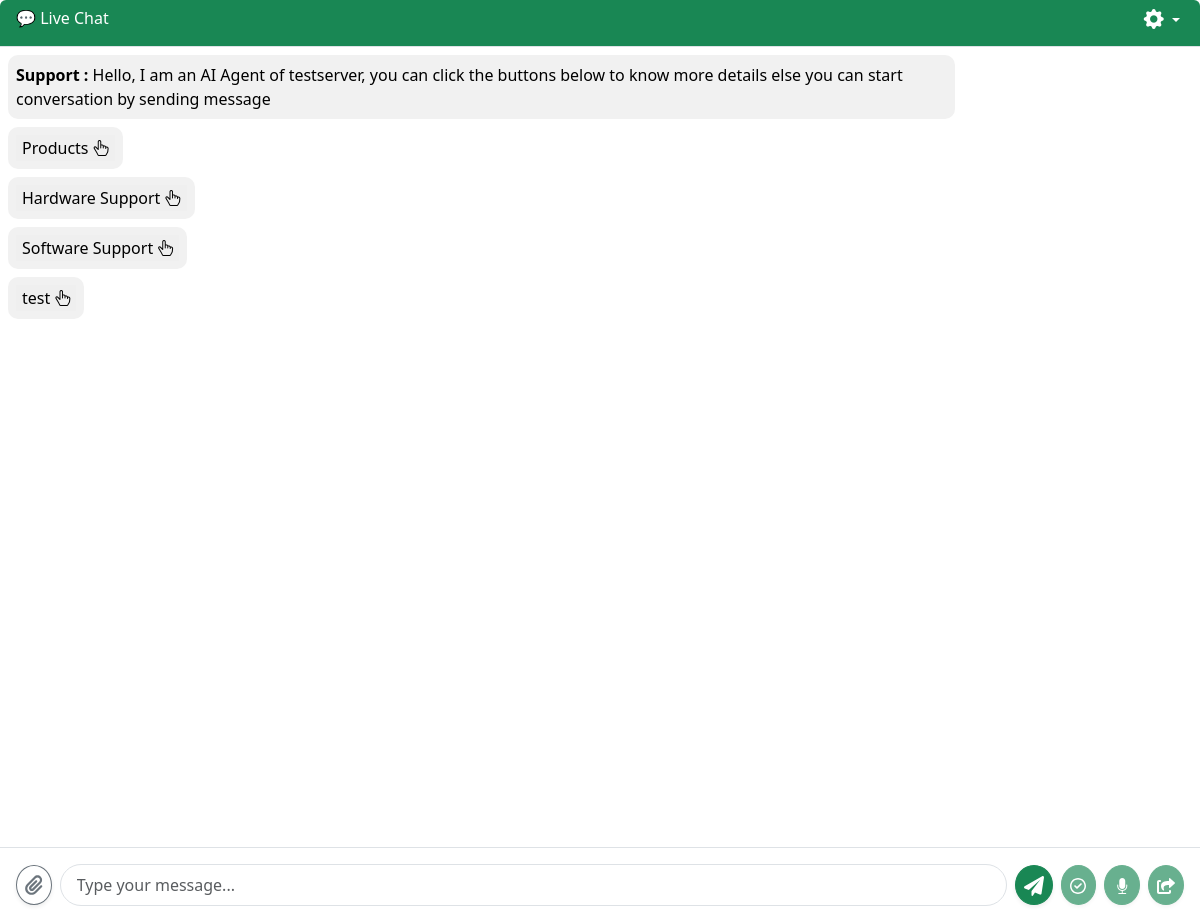
Page /chat-widget/chatbot_popout/ on the committed database.
### chat/models.py (models this page shows, shortened)
class ButtonDetails(models.Model):
    id = models.AutoField(primary_key=True)
    button = models.CharField(max_length=255)
    name = models.CharField(max_length=255)
    parent_id = models.IntegerField(default=0)  # Default set to 0

### chat/views.py (the view)
# urls.py: path("chat-widget/chatbot_popout/", views.chatbot_popout, name="chatbot_popout"),
def chatbot_popout(request):
    buttons = ButtonDetails.objects.filter(parent_id=0)
    child_buttons = ButtonDetails.objects.exclude(parent_id=0)
    child_buttons_list = []
    for button in child_buttons:
        child_buttons_list.append(int(button.button))
    print(child_buttons_list)
    return render(request, "popoutbot.html",{"buttons": buttons})

### chat/templates/popoutbot.html (shortened to what this page needs)
{% load static %}
<!DOCTYPE html>
<html lang="en">
<head>
    <link href="https://cdn.jsdelivr.net/npm/bootstrap@5.3.0/dist/css/bootstrap.min.css" rel="stylesheet">
    <link rel="stylesheet" href="https://cdn.jsdelivr.net/npm/bootstrap-icons/font/bootstrap-icons.css">
    <link href="https://cdn.jsdelivr.net/npm/bootstrap@5.3.2/dist/css/bootstrap.min.css" rel="stylesheet">
</head>
<body>
        <div class="d-flex justify-content-between align-items-center border-bottom pb-2 px-3 bg-success text-white rounded-top">
            <h6 class="mb-0">💬 Live Chat</h6>
            <div class="d-flex align-items-center">
                <div class="dropdown">
                    <button class="btn btn-transparent text-white p-1 dropdown-toggle border-0 shadow-none" id="settingsDropdown"
                            data-bs-toggle="dropdown" aria-expanded="false">
                        <i class="bi bi-gear-fill fs-5"></i>
                    </button>
                </div>
            </div>
        </div>
        <div class="position-relative d-flex flex-column vh-100">
            <div class="chat-box flex-grow-1 p-2 overflow-auto" id="chatMessages">
                <div class="d-flex align-items-start mb-2 flex-column" id="messages_append">
                    <div class="support-message p-2 mb-2 domain"><strong>Support :</strong> Hello, I am an AI Agent of </div>
                    {% for i in buttons %}
                    <div class="support-message p-2 mb-2">
                        <button onclick="handleButtonClick(this)" class="button">{{i.name}} <strong><i class="bi bi-hand-index-thumb"></i></strong></button>
                    </div>
                    {% endfor %}
                </div>
            </div>
        </div>
            <div class="message-input border-top p-3 bg-white">
                <div class="d-flex align-items-center">
                    <label for="fileInput" class="btn btn-outline-secondary rounded-circle p-2 me-2 d-flex align-items-center justify-content-center shadow-sm"
                           style="width: 40px; height: 40px;" id="fileLabel">
                        <i class="fas fa-paperclip fa-lg"></i>
                    </label>
                    <input type="text" class="form-control rounded-pill px-3 py-2" placeholder="Type your message..." id="user-input">
                    <button class="btn btn-success rounded-circle p-2 ms-2 shadow-sm" style="width: 40px; height: 40px;" onclick="ws_sendMessage_button()">
                        <i class="fas fa-paper-plane fa-lg"></i>
                    </button>
                    <button class="btn btn-success rounded-circle p-2 ms-2 shadow-sm" style="width: 40px; height: 40px;" title="Complete chat" onclick="room_closed()" disabled id="chatcomplete">
                        <i class="fa-regular fa-circle-check"></i>
                    </button>
                    <button class="btn btn-success rounded-circle p-2 ms-2 shadow-sm" style="width: 40px; height: 40px;" title="Start Recording" disabled id="record" onclick="recorddisplay()">
                        <i class="bi bi-mic-fill"></i>
                    </button>
                    <button class="btn btn-success rounded-circle p-2 ms-2 shadow-sm" style="width: 40px; height: 40px;" title="Start Recording" disabled id="screen_share" onclick="screen_share()">
                        <i class="fa-solid fa-share-from-square"></i>
                    </button>
                </div>
            </div>
</body>
</html>

### chat/templates/popoutbot.html (style rules this page uses)
html { overflow: hidden; }
.chat-box { flex-grow: 1; overflow-y: auto; padding: 20px; max-height: calc(100% - 70px); }
.message-input { position: sticky; bottom: 0; background: white; border-top: 1px solid #ddd; padding: 12px; z-index: 10; }
.chat-box .support-message { background-color: #f1f1f1; color: #000; padding: 12px; border-radius: 10px; max-width: 80%; }
.button { border: none; }
#chatMessages { max-height: 440px; overflow-y: auto; scrollbar-width: thin; scrollbar-color: #ccc #f1f1f1; }

### rows in the picture
ButtonDetails: name "Products"
ButtonDetails: name "Hardware Support"
ButtonDetails: name "Software Support"
ButtonDetails: name "test"
